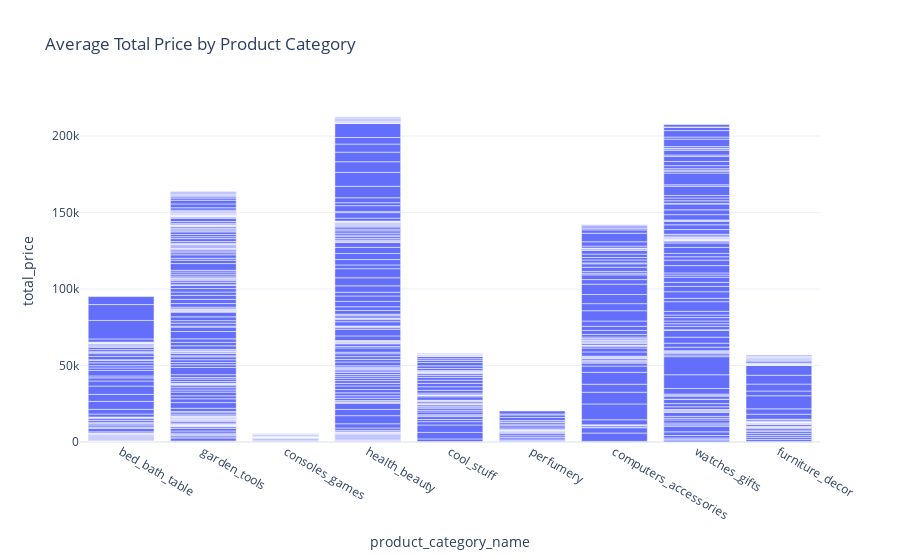

Notebook code for this chart:
### Code cell
# Now let’s have a look at the average total prices by product categories
fig = px.bar(data, x = 'product_category_name', y = 'total_price', title = 'Average Total Price by Product Category')

fig.show()

### Figure 1 — Plotly figure (JSON) as saved in the notebook; plotly's stock layout.template omitted (floating-point values rounded to 4 significant figures; data arrays with more than 128 entries replaced by an {"elided": "..."} marker saying what was removed)
{"data": [{"alignmentgroup": "True", "hovertemplate": "product_category_name=%{x}<br>total_price=%{y}<extra></extra>", "legendgroup": "", "marker": {"color": "#636efa", "pattern": {"shape": ""}}, "name": "", "offsetgroup": "", "orientation": "v", "showlegend": false, "textposition": "auto", "type": "bar", "x": {"elided": "676 str values"}, "xaxis": "x", "y": {"elided": "676 float values"}, "yaxis": "y"}], "layout": {"autosize": true, "barmode": "relative", "legend": {"tracegroupgap": 0}, "title": {"text": "Average Total Price by Product Category"}, "xaxis": {"anchor": "y", "autorange": true, "domain": [0, 1], "range": [-0.5, 8.5], "title": {"text": "product_category_name"}, "type": "category"}, "yaxis": {"anchor": "x", "autorange": true, "domain": [0, 1], "range": [0, 223600.0], "title": {"text": "total_price"}, "type": "linear"}}}
